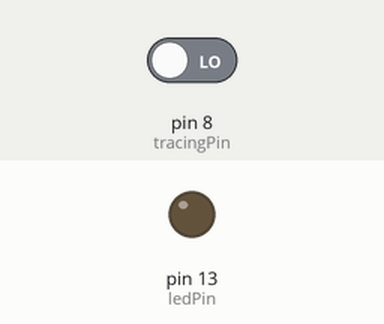
The sketch below on a simulated Arduino Uno, built with avr-gcc and run on an emulated ATmega328P. Shown: output pins drawn as LEDs (lit = HIGH). Inputs (shaded band) come from the test bench; at power-on: pin 8 (tracingPin) LOW.

Above: at 1.2 s.
1.3 s: pin 8 (tracingPin) driven HIGH
At 2.0 s:
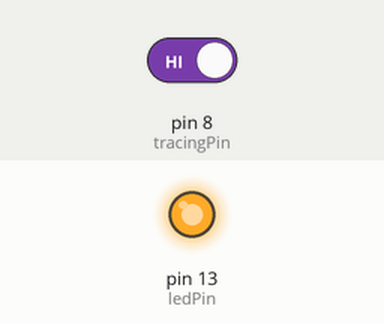
2.8 s: pin 8 (tracingPin) driven LOW
At 3.1 s:
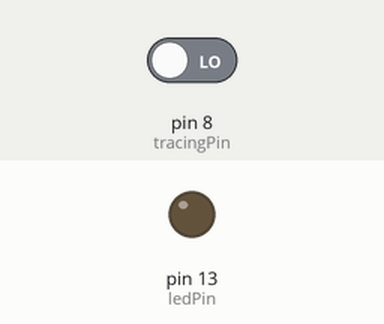
Timing chart, 0 to 5.8 s (numbered marks = the images above; inputs shaded):
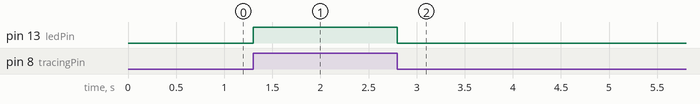

Measured:
- after the input at 1.3 s, pin 13 (ledPin): LOW → HIGH at once
- after the input at 2.8 s, pin 13 (ledPin): HIGH → LOW at once

The sketch:

line_tracking_sensor.ino
```cpp
const int tracingPin = 8;
const int ledPin = 13;

void setup()
{
pinMode(tracingPin, INPUT);
pinMode(ledPin, OUTPUT);
}

void loop()
{
int val = digitalRead(tracingPin);
if(val == HIGH)
{
digitalWrite(ledPin, HIGH);
}
else
{
digitalWrite(ledPin, LOW);
}
}
```
